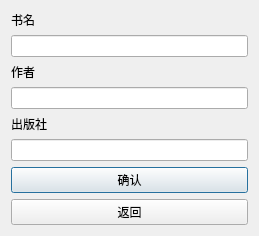
<?xml version="1.0" encoding="UTF-8"?>
<ui version="4.0">
 <class>DAdmin_NBook1</class>
 <widget class="QDialog" name="DAdmin_NBook1">
  <property name="geometry">
   <rect>
    <x>0</x>
    <y>0</y>
    <width>259</width>
    <height>212</height>
   </rect>
  </property>
  <property name="windowTitle">
   <string>输入图书信息</string>
  </property>
  <layout class="QGridLayout" name="gridLayout">
   <item row="2" column="0">
    <layout class="QVBoxLayout" name="verticalLayout_2">
     <item>
      <widget class="QPushButton" name="pushButton">
       <property name="text">
        <string>确认</string>
       </property>
      </widget>
     </item>
     <item>
      <widget class="QPushButton" name="pushButton_2">
       <property name="text">
        <string>返回</string>
       </property>
      </widget>
     </item>
    </layout>
   </item>
   <item row="0" column="0">
    <layout class="QVBoxLayout" name="verticalLayout">
     <item>
      <widget class="QLabel" name="label">
       <property name="text">
        <string>书名</string>
       </property>
      </widget>
     </item>
     <item>
      <widget class="QLineEdit" name="lineEdit_Name"/>
     </item>
     <item>
      <widget class="QLabel" name="label_2">
       <property name="text">
        <string>作者</string>
       </property>
      </widget>
     </item>
     <item>
      <widget class="QLineEdit" name="lineEdit_Author"/>
     </item>
     <item>
      <widget class="QLabel" name="label_3">
       <property name="text">
        <string>出版社</string>
       </property>
      </widget>
     </item>
     <item>
      <widget class="QLineEdit" name="lineEdit_Publisher"/>
     </item>
    </layout>
   </item>
   <item row="1" column="0">
    <spacer name="verticalSpacer">
     <property name="orientation">
      <enum>Qt::Vertical</enum>
     </property>
     <property name="sizeHint" stdset="0">
      <size>
       <width>20</width>
       <height>40</height>
      </size>
     </property>
    </spacer>
   </item>
  </layout>
 </widget>
 <resources/>
 <connections/>
</ui>
